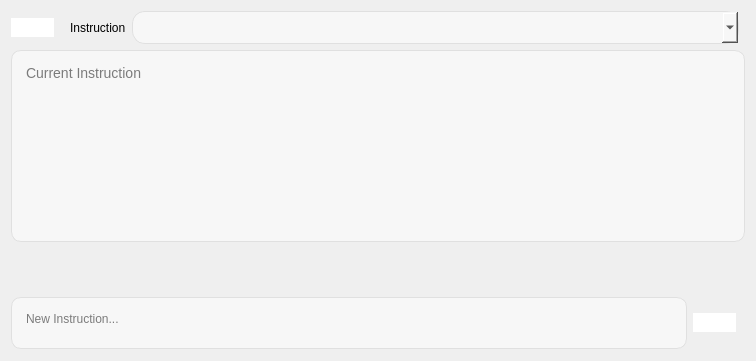
          <widget class="QWidget" name="page_3">
           <layout class="QGridLayout" name="gridLayout_3">
            <item row="0" column="2">
             <widget class="QComboBox" name="comboBox_list_instruction_edit">
              <property name="sizePolicy">
               <sizepolicy hsizetype="Expanding" vsizetype="Fixed">
                <horstretch>0</horstretch>
                <verstretch>0</verstretch>
               </sizepolicy>
              </property>
              <property name="minimumSize">
               <size>
                <width>571</width>
                <height>0</height>
               </size>
              </property>
              <property name="maximumSize">
               <size>
                <width>16777215</width>
                <height>16777215</height>
               </size>
              </property>
              <property name="styleSheet">
               <string notr="true">QComboBox {
    background-color: #F7F7F7;
    border: 1px solid #E0E0E0;
    border-radius: 13px;  /* Borda arredondada */
    color: black;  /* Cor do texto */
    font-size: 16px;  /* Tamanho da fonte */
    padding: 5px 10px;  /* Espaçamento interno */
}

QComboBox:hover {
    background-color: #EDEDED; /* Fundo ao passar o mouse */
}

QComboBox:pressed {
    background-color: #DCDCDC; /* Fundo ao pressionar */
}

QComboBox QAbstractItemView {
    background-color: #F7F7F7;
    border: 1px solid #E0E0E0;
    selection-background-color: #EDEDED;
    selection-color: black;
    border-radius: 10px;  /* Borda arredondada para a lista */
    font-size: 16px; /* Ajuste de fonte para itens */
}
</string>
              </property>
             </widget>
            </item>
            <item row="1" column="0" colspan="4">
             <widget class="QTextEdit" name="Current_instuction_html_edit">
              <property name="sizePolicy">
               <sizepolicy hsizetype="Expanding" vsizetype="Minimum">
                <horstretch>0</horstretch>
                <verstretch>0</verstretch>
               </sizepolicy>
              </property>
              <property name="minimumSize">
               <size>
                <width>0</width>
                <height>0</height>
               </size>
              </property>
              <property name="maximumSize">
               <size>
                <width>16777215</width>
                <height>16777215</height>
               </size>
              </property>
              <property name="styleSheet">
               <string notr="true">            QTextEdit {
          
                border: 1px solid #E0E0E0;
                padding: 10px;
                border-radius: 10px;
                background-color: #F7F7F7;
                color: black;  /* Cor do texto preto */
                font-family: Arial;
                font-size: 14px;
            }</string>
              </property>
              <property name="placeholderText">
               <string>Current Instruction</string>
              </property>
             </widget>
            </item>
            <item row="0" column="0">
             <widget class="QCustomQPushButton" name="Add_new_instructions_button_edit">
              <property name="sizePolicy">
               <sizepolicy hsizetype="Maximum" vsizetype="Maximum">
                <horstretch>0</horstretch>
                <verstretch>0</verstretch>
               </sizepolicy>
              </property>
              <property name="styleSheet">
               <string notr="true">            QPushButton {
                background-color: white;

                border-radius: 13px;  /* Borda arredondada (círculo) */
                color: black;  /* Cor do texto alterada para preto */
                font-size: 16px;  /* Ajuste do tamanho do ícone */
            }
            QPushButton:hover {
                background-color: #EDEDED;
            }
            QPushButton:pressed {
                background-color: #DCDCDC;
            }
</string>
              </property>
              <property name="text">
               <string />
              </property>
              <property name="icon">
               <iconset resource="../Qss/icons/_icons.qrc">
                <normaloff>:/material_design/icons/material_design/add.png</normaloff>:/material_design/icons/material_design/add.png</iconset>
              </property>
              <property name="iconSize">
               <size>
                <width>30</width>
                <height>30</height>
               </size>
              </property>
             </widget>
            </item>
            <item row="0" column="1">
             <widget class="QLabel" name="label_2">
              <property name="text">
               <string>Instruction</string>
              </property>
              <property name="indent">
               <number>10</number>
              </property>
             </widget>
            </item>
            <item row="3" column="0" colspan="4">
             <layout class="QGridLayout" name="gridLayout_8">
              <property name="topMargin">
               <number>9</number>
              </property>
              <property name="rightMargin">
               <number>9</number>
              </property>
              <property name="bottomMargin">
               <number>1</number>
              </property>
              <property name="horizontalSpacing">
               <number>6</number>
              </property>
              <property name="verticalSpacing">
               <number>9</number>
              </property>
              <item row="1" column="2">
               <widget class="QTextEdit" name="instruction_input_edit">
                <property name="sizePolicy">
                 <sizepolicy hsizetype="Preferred" vsizetype="Preferred">
                  <horstretch>0</horstretch>
                  <verstretch>0</verstretch>
                 </sizepolicy>
                </property>
                <property name="minimumSize">
                 <size>
                  <width>676</width>
                  <height>52</height>
                 </size>
                </property>
                <property name="maximumSize">
                 <size>
                  <width>676</width>
                  <height>52</height>
                 </size>
                </property>
                <property name="styleSheet">
                 <string notr="true">            QTextEdit {
                border: 1px solid #E0E0E0;
                padding: 10px;
                border-radius: 10px;
                background-color: #F7F7F7;
                color: black;  /* Cor do texto alterada para preto */
            }</string>
                </property>
                <property name="placeholderText">
                 <string>New Instruction...</string>
                </property>
               </widget>
              </item>
              <item row="1" column="3">
               <widget class="QCustomQPushButton" name="change_instruction_button_edit">
                <property name="sizePolicy">
                 <sizepolicy hsizetype="Fixed" vsizetype="Fixed">
                  <horstretch>0</horstretch>
                  <verstretch>0</verstretch>
                 </sizepolicy>
                </property>
                <property name="styleSheet">
                 <string notr="true">            QPushButton {
                background-color: white;

                border-radius: 13px;  /* Borda arredondada (círculo) */
                color: black;  /* Cor do texto alterada para preto */
                font-size: 16px;  /* Ajuste do tamanho do ícone */
            }
            QPushButton:hover {
                background-color: #EDEDED;
            }
            QPushButton:pressed {
                background-color: #DCDCDC;
            }
</string>
                </property>
                <property name="text">
                 <string />
                </property>
                <property name="icon">
                 <iconset resource="../Qss/icons/_icons.qrc">
                  <normaloff>:/material_design/icons/material_design/edit_note.png</normaloff>:/material_design/icons/material_design/edit_note.png</iconset>
                </property>
                <property name="iconSize">
                 <size>
                  <width>40</width>
                  <height>47</height>
                 </size>
                </property>
               </widget>
              </item>
             </layout>
            </item>
            <item row="2" column="0">
             <spacer name="verticalSpacer_5">
              <property name="orientation">
               <enum>Qt::Vertical</enum>
              </property>
              <property name="sizeHint" stdset="0">
               <size>
                <width>20</width>
                <height>40</height>
               </size>
              </property>
             </spacer>
            </item>
           </layout>
          </widget>
